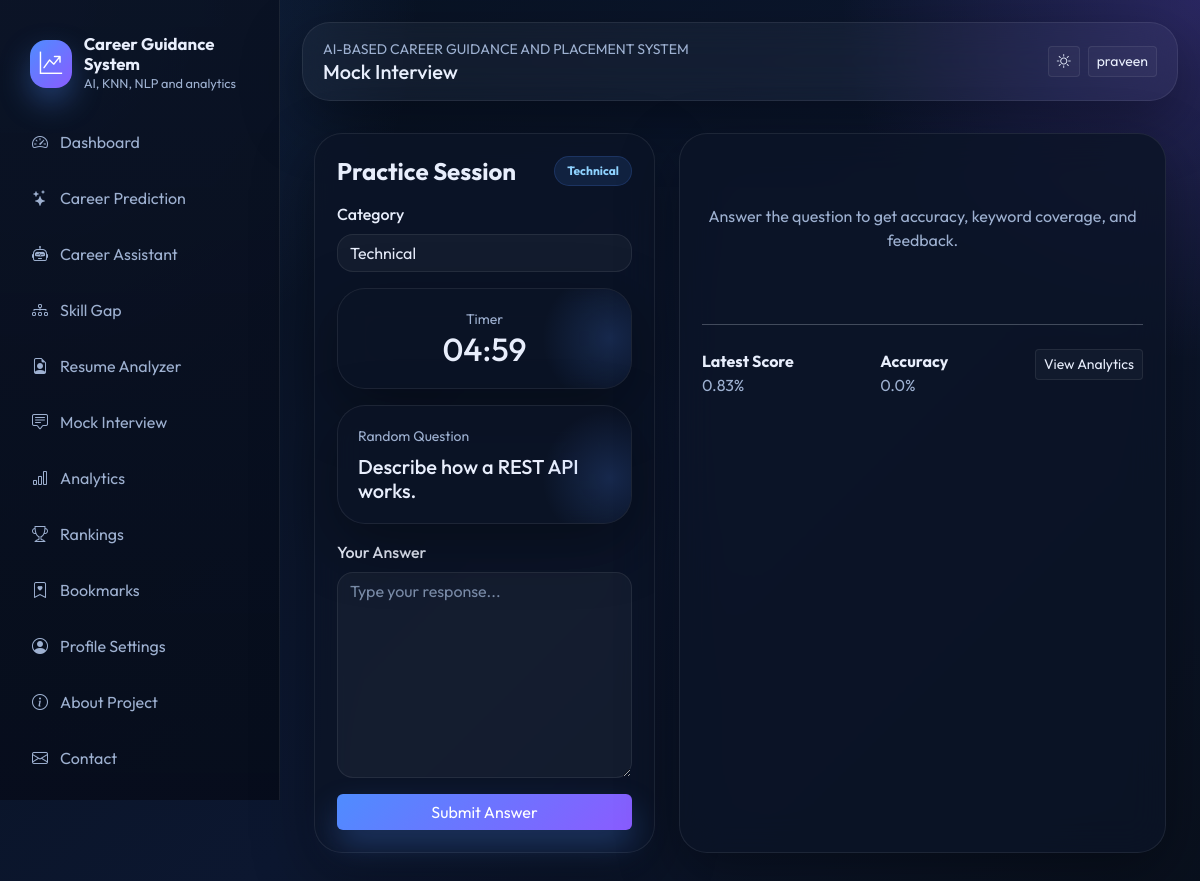
Screenshot of /mock-interview (signed in) with the database file from the repository.
### models/db_models.py (models this page shows, shortened)
class TimestampMixin:
    created_at = db.Column(db.DateTime, default=datetime.utcnow, nullable=False)
    updated_at = db.Column(db.DateTime, default=datetime.utcnow, onupdate=datetime.utcnow, nullable=False)

class User(UserMixin, TimestampMixin, db.Model):
    __tablename__ = "users"
    id = db.Column(db.Integer, primary_key=True)
    full_name = db.Column(db.String(120), nullable=False)
    email = db.Column(db.String(150), unique=True, nullable=False, index=True)
    password_hash = db.Column(db.String(255), nullable=False)
    role = db.Column(db.String(20), default="student", nullable=False)
    college = db.Column(db.String(150))
    course = db.Column(db.String(120))
    year = db.Column(db.String(20))
    bio = db.Column(db.Text)
    photo = db.Column(db.String(255), default="default-avatar.svg")
    skills_json = db.Column(db.Text)
    is_active = db.Column(db.Boolean, default=True, nullable=False)
    last_login = db.Column(db.DateTime)
    career_predictions = db.relationship("CareerPrediction", backref="user", lazy=True, cascade="all, delete-orphan")
    resumes = db.relationship("Resume", backref="user", lazy=True, cascade="all, delete-orphan")
    interviews = db.relationship("InterviewResult", backref="user", lazy=True, cascade="all, delete-orphan")
    gaps = db.relationship("SkillGapAnalysis", backref="user", lazy=True, cascade="all, delete-orphan")
    bookmarks = db.relationship("CareerBookmark", backref="user", lazy=True, cascade="all, delete-orphan")

class InterviewQuestion(TimestampMixin, db.Model):
    __tablename__ = "interview_questions"
    id = db.Column(db.Integer, primary_key=True)
    category = db.Column(db.String(30), nullable=False)
    question = db.Column(db.Text, nullable=False)
    answer_keywords_json = db.Column(db.Text, nullable=False)
    difficulty = db.Column(db.String(20), default="medium", nullable=False)

class InterviewResult(TimestampMixin, db.Model):
    __tablename__ = "interview_results"
    id = db.Column(db.Integer, primary_key=True)
    user_id = db.Column(db.Integer, db.ForeignKey("users.id"), nullable=False)
    interview_type = db.Column(db.String(40), nullable=False)
    score = db.Column(db.Float, default=0)
    accuracy = db.Column(db.Float, default=0)
    weak_topics_json = db.Column(db.Text)
    responses_json = db.Column(db.Text)
    question_json = db.Column(db.Text)

### routes/student.py (the view, shortened to what this page needs)
@student_bp.route("/mock-interview", methods=["GET", "POST"])
@login_required
def mock_interview():
    category = request.values.get("category", "technical")
    question = None
    result = None
    if question is None:
        questions = InterviewQuestion.query.filter_by(category=category).all()
        if not questions:
            questions = InterviewQuestion.query.all()
        question = random.choice(questions) if questions else None
    latest_interview = InterviewResult.query.filter_by(user_id=current_user.id).order_by(InterviewResult.created_at.desc()).first()
    return render_template(
        "student/mock_interview.html",
        category=category,
        question=question,
        result=result,
        latest_interview=latest_interview,
    )

### app.py (called while the page is built)
@login_manager.user_loader
def load_user(user_id):
    return User.query.get(int(user_id))

### templates/student/mock_interview.html (shortened to what this page needs)
{% extends "base.html" %}
{% block page_title %}Mock Interview{% endblock %}
{% block content %}
<div class="container py-4">
  <div class="row g-4">
    <div class="col-lg-5">
      <div class="glass-card">
        <div class="d-flex justify-content-between align-items-center mb-3">
          <h4 class="fw-bold mb-0">Practice Session</h4>
          <span class="badge badge-soft text-capitalize">{{ category }}</span>
        </div>
        <div class="mb-3">
          <label class="form-label">Category</label>
          <form method="get">
            <select name="category" class="form-select" onchange="this.form.submit()">
              <option value="technical" {% if category == 'technical' %}selected{% endif %}>Technical</option>
            </select>
          </form>
        </div>
        <div class="metric-card mb-3 text-center">
          <div class="small text-muted">Timer</div>
          <div class="h2 mb-0" id="countdown">05:00</div>
        </div>
        {% if question %}
        <div class="feature-card mb-3">
          <div class="small text-muted mb-2">Random Question</div>
          <h5 class="mb-0">{{ question.question }}</h5>
        </div>
        <form method="post" data-loading-form>
          <div class="mb-3">
            <label class="form-label">Your Answer</label>
            <textarea class="form-control" name="response_text" id="response_text" rows="8" placeholder="Type your response..." required></textarea>
          </div>
          <button class="btn btn-primary-gradient w-100">Submit Answer</button>
        </form>
        {% endif %}
      </div>
    </div>
    <div class="col-lg-7">
      <div class="glass-card h-100">
        {% if result %}
        <div class="row g-3 mb-4">
          <div class="col-md-4"><div class="metric-card"><div class="small text-muted">Score</div><div class="h3 mb-0">{{ result.score }}%</div></div></div>
          <div class="col-md-4"><div class="metric-card"><div class="small text-muted">Coverage</div><div class="h3 mb-0">{{ result.coverage }}%</div></div></div>
          <div class="col-md-4"><div class="metric-card"><div class="small text-muted">Feedback</div><div class="h6 mb-0">{{ result.feedback }}</div></div></div>
        </div>
        <div class="row g-3">
          <div class="col-md-6">
            <div class="widget-card h-100">
              <h6 class="fw-bold">Matched Keywords</h6>
              <div class="d-flex flex-wrap gap-2">{% for keyword in result.matched_keywords %}<span class="badge badge-success-soft">{{ keyword }}</span>{% else %}<span class="text-muted">No strong keyword matches.</span>{% endfor %}</div>
            </div>
          </div>
          <div class="col-md-6">
            <div class="widget-card h-100">
              <h6 class="fw-bold">Weak Topics</h6>
              <div class="d-flex flex-wrap gap-2">{% for keyword in result.weak_topics %}<span class="badge badge-warning-soft">{{ keyword }}</span>{% else %}<span class="text-muted">Well covered response.</span>{% endfor %}</div>
            </div>
          </div>
        </div>
        {% else %}
        <div class="text-center py-5 text-muted">Answer the question to get accuracy, keyword coverage, and feedback.</div>
        {% endif %}
        {% if latest_interview %}
        <hr class="my-4">
        <div class="d-flex justify-content-between">
          <div><strong>Latest Score</strong><div class="text-muted">{{ latest_interview.score }}%</div></div>
          <div><strong>Accuracy</strong><div class="text-muted">{{ latest_interview.accuracy }}%</div></div>
          <div><a href="{{ url_for('student.analytics') }}" class="btn btn-outline-soft btn-sm">View Analytics</a></div>
        </div>
        {% endif %}
      </div>
    </div>
  </div>
</div>
{% endblock %}

### templates/base.html (shortened to what this page needs)
<!doctype html>
<html lang="en">
<head>
  <link href="https://cdn.jsdelivr.net/npm/bootstrap@5.3.3/dist/css/bootstrap.min.css" rel="stylesheet">
  <link href="https://cdn.jsdelivr.net/npm/bootstrap-icons@1.11.3/font/bootstrap-icons.min.css" rel="stylesheet">
  <link rel="stylesheet" href="{{ url_for('static', filename='css/style.css') }}">
</head>
<body class="{% if current_user.is_authenticated %}app-shell{% else %}public-shell{% endif %}">
  {% if current_user.is_authenticated %}
  <aside class="sidebar d-none d-lg-block">
    <div class="brand">
      <div class="brand-mark"><i class="bi bi-graph-up-arrow"></i></div>
      <div>
        <div class="brand-title">Career Guidance System</div>
        <div class="brand-subtitle">AI, KNN, NLP and analytics</div>
      </div>
    </div>
    <div class="nav flex-column nav-pills">
      <a class="nav-link sidebar-link" href="{{ url_for('student.dashboard') }}"><i class="bi bi-speedometer2"></i>Dashboard</a>
      <a class="nav-link sidebar-link" href="{{ url_for('student.career_prediction') }}"><i class="bi bi-stars"></i>Career Prediction</a>
      <a class="nav-link sidebar-link" href="{{ url_for('student.career_assistant') }}"><i class="bi bi-robot"></i>Career Assistant</a>
      <a class="nav-link sidebar-link" href="{{ url_for('student.skill_gap') }}"><i class="bi bi-diagram-3"></i>Skill Gap</a>
      <a class="nav-link sidebar-link" href="{{ url_for('student.resume_analyzer') }}"><i class="bi bi-file-earmark-person"></i>Resume Analyzer</a>
      <a class="nav-link sidebar-link" href="{{ url_for('student.mock_interview') }}"><i class="bi bi-chat-square-text"></i>Mock Interview</a>
      <a class="nav-link sidebar-link" href="{{ url_for('student.analytics') }}"><i class="bi bi-bar-chart"></i>Analytics</a>
      <a class="nav-link sidebar-link" href="{{ url_for('student.rankings') }}"><i class="bi bi-trophy"></i>Rankings</a>
      <a class="nav-link sidebar-link" href="{{ url_for('student.bookmarks') }}"><i class="bi bi-bookmark-heart"></i>Bookmarks</a>
      <a class="nav-link sidebar-link" href="{{ url_for('auth.profile') }}"><i class="bi bi-person-circle"></i>Profile Settings</a>
      <a class="nav-link sidebar-link" href="{{ url_for('main.about') }}"><i class="bi bi-info-circle"></i>About Project</a>
      <a class="nav-link sidebar-link" href="{{ url_for('main.contact') }}"><i class="bi bi-envelope"></i>Contact</a>
      <a class="nav-link sidebar-link" href="{{ url_for('auth.logout') }}">Logout</a>
    </div>
  </aside>
  {% endif %}
  <main class="main-content">
    <div class="topbar mb-4 d-flex flex-wrap align-items-center justify-content-between gap-3">
      <div>
        <div class="small text-uppercase text-muted">AI-Based Career Guidance and Placement System</div>
        <h5 class="mb-0">{% block page_title %}Dashboard{% endblock %}</h5>
      </div>
      <div class="d-flex align-items-center gap-2">
        <button class="btn btn-outline-soft btn-sm" type="button" data-theme-toggle><i class="bi bi-brightness-high"></i></button>
        {% if current_user.is_authenticated %}
        <a href="{{ url_for('auth.profile') }}" class="btn btn-outline-soft btn-sm">{{ current_user.full_name }}</a>
        {% else %}
        <a href="{{ url_for('auth.login') }}" class="btn btn-outline-soft btn-sm">Login</a>
        <a href="{{ url_for('auth.register') }}" class="btn btn-primary-gradient btn-sm">Register</a>
        {% endif %}
      </div>
    </div>
    <div class="toast-container position-fixed top-0 end-0 p-3">
    </div>
    {% block content %}{% endblock %}
  </main>
</body>
</html>

### static/css/style.css (style rules this page uses)
:root { --bg: #07111f; --bg-soft: rgba(9, 18, 34, 0.72); --surface: rgba(12, 20, 38, 0.82); --surface-strong: #101a2e; --text: #e8eefc; --muted: #9eb1d1; --border: rgba(255, 255, 255, 0.08); --primary: #4f8cff; --primary-2: #8a5cff; --accent: #26d0ce; --success: #22c55e; --warning: #f59e0b; --danger: #ef4444; --shadow: 0 20px 60px rgba(0, 0, 0, 0.35); --radius-xl: 28px; --radius-lg: 22px; --radius-md: 16px; --radius-sm: 12px; }
* { box-sizing: border-box; }
html, body { min-height: 100%; }
body { margin: 0; font-family: 'Outfit', sans-serif; background: radial-gradient(circle at top left, rgba(79, 140, 255, 0.22), transparent 28%), radial-gradient(circle at top right, rgba(138, 92, 255, 0.24), transparent 24%), linear-gradient(135deg, var(--bg), #0c1730 54%, #09101d); color: var(--text); }
.text-muted { color: var(--muted) !important; }
.app-shell { display: flex; min-height: 100vh; }
.sidebar { width: 280px; background: linear-gradient( 180deg, rgba(10, 18, 35, 0.92), rgba(7, 13, 28, 0.98) ); border-right: 1px solid var(--border); padding: 24px 18px; position: sticky; top: 0; height: 100vh; overflow-y: auto; scrollbar-width: none; -ms-overflow-style: none; }
.sidebar .brand { display: flex; align-items: center; gap: 12px; padding: 10px 12px 24px; }
.brand-mark { width: 48px; height: 48px; border-radius: 16px; background: linear-gradient( 135deg, var(--primary), var(--primary-2) ); display: grid; place-items: center; color: white; font-size: 1.4rem; box-shadow: 0 14px 30px rgba(79, 140, 255, 0.34); }
.brand-title { font-size: 1.05rem; font-weight: 700; line-height: 1.2; }
.brand-subtitle { font-size: 0.8rem; color: var(--muted); }
.nav-pills .nav-link, .sidebar-link { border-radius: 16px; color: var(--muted); padding: 12px 14px; margin-bottom: 8px; display: flex; align-items: center; gap: 12px; transition: all 0.25s ease; }
.main-content { flex: 1; padding: 22px; }
.topbar { background: rgba(255, 255, 255, 0.04); backdrop-filter: blur(20px); border: 1px solid var(--border); border-radius: var(--radius-xl); padding: 16px 20px; box-shadow: var(--shadow); }
.glass-card, .auth-card, .panel-card, .feature-card, .stat-card, .metric-card, .action-card, .hero-card, .widget-card { background: var(--surface); border: 1px solid var(--border); border-radius: var(--radius-xl); box-shadow: var(--shadow); backdrop-filter: blur(18px); }
.glass-card { padding: 22px; }
.btn-primary-gradient, .btn-gradient { border: 0; background: linear-gradient(135deg, var(--primary), var(--primary-2)); color: #fff; box-shadow: 0 16px 32px rgba(79, 140, 255, 0.28); }
.btn-outline-soft { border: 1px solid var(--border); color: var(--text); background: rgba(255, 255, 255, 0.03); }
.feature-card, .stat-card, .metric-card, .widget-card, .action-card, .hero-card { padding: 20px; position: relative; overflow: hidden; }
.feature-card::after, .stat-card::after, .metric-card::after, .widget-card::after, .action-card::after { content: ""; position: absolute; inset: auto -20% -30% auto; width: 160px; height: 160px; background: radial-gradient(circle, rgba(79, 140, 255, 0.18), transparent 60%); pointer-events: none; }
.badge-soft { padding: 8px 12px; border-radius: 999px; background: rgba(79, 140, 255, 0.12); color: #8fd3ff; border: 1px solid rgba(79, 140, 255, 0.18); }
.input-glass, .form-control, .form-select, textarea.form-control { background: rgba(255, 255, 255, 0.04) !important; border: 1px solid var(--border) !important; color: var(--text) !important; border-radius: 16px !important; box-shadow: none !important; }
.form-control::placeholder, textarea::placeholder { color: rgba(158, 177, 209, 0.75) !important; }
.form-label { color: var(--text); font-weight: 500; }
.toast-container { z-index: 1090; }
.hero-card, .feature-card, .stat-card { transition: transform 0.25s ease, border-color 0.25s ease, box-shadow 0.25s ease; }
.main-content > .topbar { margin-bottom: 12px !important; }
.main-content > .topbar { margin-bottom: 8px !important; }

### rows the page displays
User: full_name "praveen"
InterviewQuestion: question "Describe how a REST API works."
InterviewResult: score "0.83", accuracy "0.0"

### other values shown
{{ category }} "Technical"
